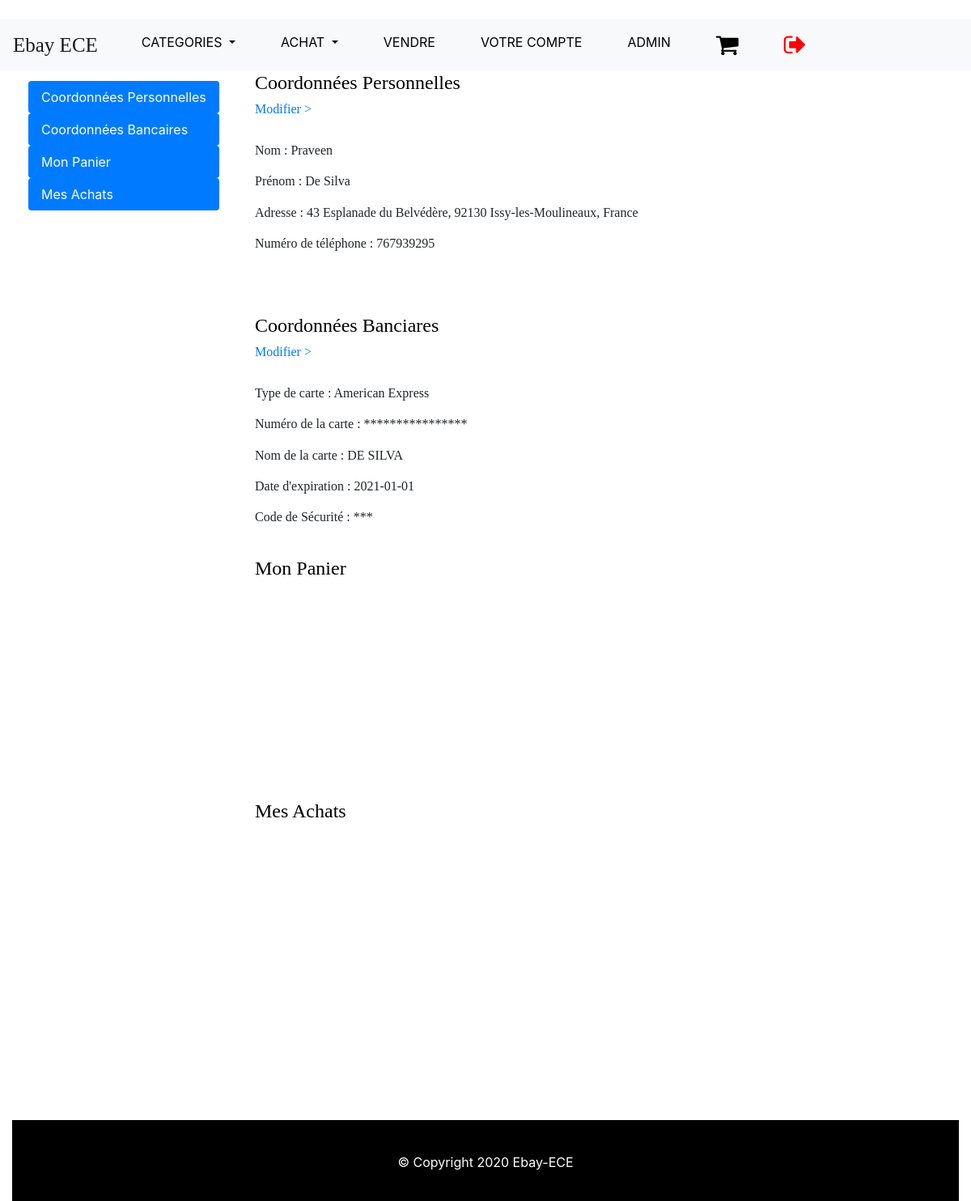
The page /ebay/compte.php (signed in) on the database its author committed.
### tables this page shows
CREATE TABLE `acheteur` (
  `id` int(11) NOT NULL,
  `first_name` varchar(255) NOT NULL,
  `last_name` varchar(255) NOT NULL,
  `email` varchar(255) NOT NULL,
  `password` text NOT NULL,
  `validation_code` text NOT NULL,
  `active` tinyint(4) NOT NULL,
  `Adresse1` varchar(255) NOT NULL,
  `Adresse2` varchar(255) NOT NULL,
  `Ville` varchar(255) NOT NULL,
  `CodePostal` int(11) NOT NULL,
  `Pays` varchar(255) NOT NULL,
  `Telephone` int(11) NOT NULL
);

CREATE TABLE `paiement` (
  `id` int(11) NOT NULL,
  `nom` varchar(255) NOT NULL,
  `numero` bigint(16) NOT NULL,
  `code` smallint(4) NOT NULL,
  `expiration` date NOT NULL,
  `type` varchar(255) NOT NULL,
  `mail_acheteur` varchar(255) NOT NULL
);

### ebay/compte.php (the view, shortened to what this page needs)
<?php include("header.php"); ?>
<?php include("menu.php");  ?>
<?php
    $email = $_SESSION['email'];
    $user_details_query = mysqli_query($con, "SELECT * FROM acheteur, paiement WHERE acheteur.email = '$email' AND paiement.mail_acheteur = '$email'");
    $row = mysqli_fetch_array($user_details_query);
    $first_name = $row['first_name'];
    $last_name = $row['last_name'];
    $address1 = $row['Adresse1'];
    $address2 = $row['Adresse2'];
    $city = $row['Ville'];
    $zip = $row['CodePostal'];
    $country = $row['Pays'];
    $tel = $row['Telephone'];
    $numero = $row['numero'];
    $crypt_numero = str_repeat("*", strlen($numero));
    $code = $row['code'];
    $crypt_code = str_repeat("*", strlen($code));
    $nom = $row['nom'];
    $date = $row['expiration'];
    $type = $row['type'];
    ?>
<body data-spy="scroll" data-target="#myScrollspy" data-offset="1">
    <div class="container-fluid">
      <div class="row">
          <nav class="col-sm-3 col-4" id="myScrollspy">
          <ul class="nav nav-pills flex-column">
              <li class="nav-item">
              <a class="nav-link active" href="#section1">Coordonnées Personnelles</a>
              </li>
              <li class="nav-item">
              <a class="nav-link active" href="#section2">Coordonnées Bancaires</a>
              </li>
              <li class="nav-item">
              <a class="nav-link active" href="#section3">Mon Panier</a>
              </li>
              <li class="nav-item">
              <a class="nav-link active" href="#section4">Mes Achats</a>
              </li>
          </ul>
          </nav>
          <div class="col-sm-9 col-8">
            <div id="section1">
                <h4>Coordonnées Personnelles</h4><h6><a href="modifierInfoPerso.php">Modifier ></a></h6><br>
                <h6> <?php echo
                    "Nom : $first_name <br><br>
                    Prénom : $last_name <br><br>
                    Adresse : $address1, $address2 $zip $city, $country <br><br>
                    Numéro de téléphone : $tel"; ?><br></h6>
            </div>
            <div id="section2">
                <h4>Coordonnées Banciares</h4><h6><a href="ajouterCarte.php">Modifier ></a></h6><br>
                <h6> <?php echo
                "Type de carte : $type<br><br>
                Numéro de la carte : $crypt_numero<br><br>
                Nom de la carte :  $nom<br><br>
                Date d'expiration : $date<br><br>
                Code de Sécurité : $crypt_code"; ?><br></h6>
            </div>
            <div id="section3">
                <h4>Mon Panier</h4>
            </div>
            <div id="section4">
                <h4>Mes Achats</h4>
            </div>
          </div>
      </div>
</body>
<?php include("footer/footer.php");   ?>

### ebay/css/styles4.css (style rules this page uses)
body { background-color: rgb(255, 255, 255); }
h6 { font-family: serif; font-size: 1rem; }
h4 { font-family: serif; font-size: 1.5rem; color: black; }
ul.nav-pills { top: 100px; position: fixed; }
div.col-8 div { height: 300px; }
.nav-link { margin-left: 20px; margin-right: 20px; }

### rows shown on the page
acheteur: first_name "Praveen", last_name "De Silva", Adresse1 "43 Esplanade du Belvédère", CodePostal "92130", Ville "Issy-les-Moulineaux", Pays "France", Telephone "767939295", paiement.type "American Express", paiement.numero "****************", paiement.nom "DE SILVA", paiement.expiration "2021-01-01", paiement.code "***"
